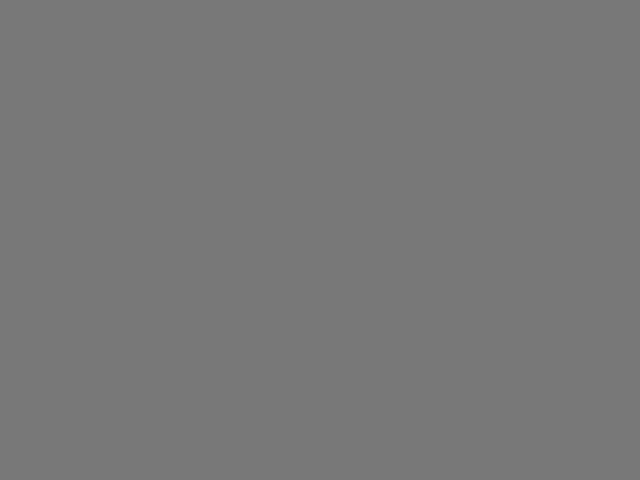
Frame 1 (no input)
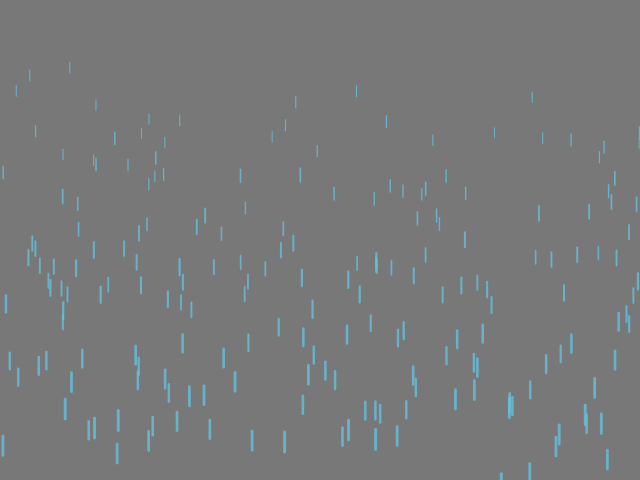
Frame 60 (no input)
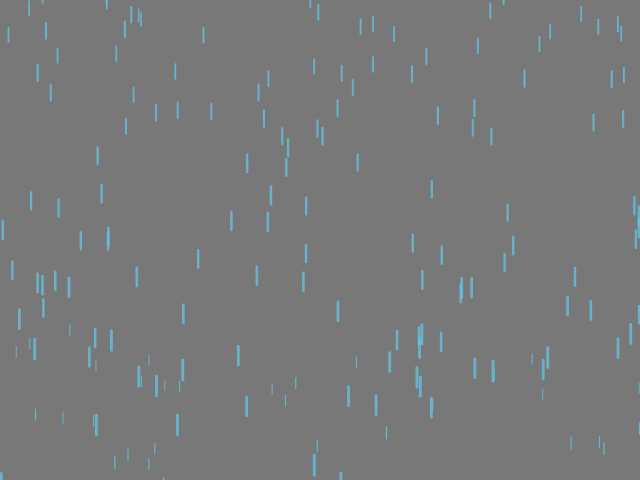
Frame 120 (the mouse pressed at the canvas centre since frame 60)

The p5.js sketch that drew these frames (run headless with seeded random() and noise() and a simulated clock; from frame 60 on, the mouse is pressed at the canvas centre):

// p5.js sketch
// ── sketch.js

// Colors
var rainColor = [100, 193, 222, 200];
var backgroundColor = [120, 120, 120, 255];

// Globals
var drops = [];
var dropCount = 200;
var gravity;

function setup() {
	createCanvas(640,480)

	var gravity = createVector(0, 0.2);

	for (var i = 0; i < dropCount; i++) {
		drops.push(new Drop());
	}
}

function draw() {
  	background(backgroundColor[0], backgroundColor[1], backgroundColor[2], backgroundColor[3]);
  	for (var i = 0; i < drops.length; i++) {
  		drops[i].applyForce(gravity);
  		drops[i].fall();
  		drops[i].show();
  	}  	
}
// ── drop.js

function Drop() {

	this.pos = createVector(random(width), random(-200, -100));
	this.acc = createVector(0, 0);
	this.z = random(0, 20);
	this.length = map(this.z, 0, 20, 10, 20);
	this.yspeed = map(this.z, 0, 20, 4, 10);
	this.vel = createVector(0, this.yspeed);

	this.applyForce = function(force) {
		this.acc.add(force);
	}

	this.fall = function() {
		this.vel.add(this.acc);
		this.pos.add(this.vel);
		this.acc.mult(0);

		if (this.pos.y > height) {
			this.pos = createVector(random(width), random(-200, -100));
		}
	}

	this.show = function() {
		var thick = map(this.z, 0, 20, 1, 3);
		strokeWeight(thick);
		stroke(rainColor[0], rainColor[1], rainColor[2], rainColor[3]);
		line(this.pos.x, this.pos.y, this.pos.x, this.pos.y + this.length);
	}
}
